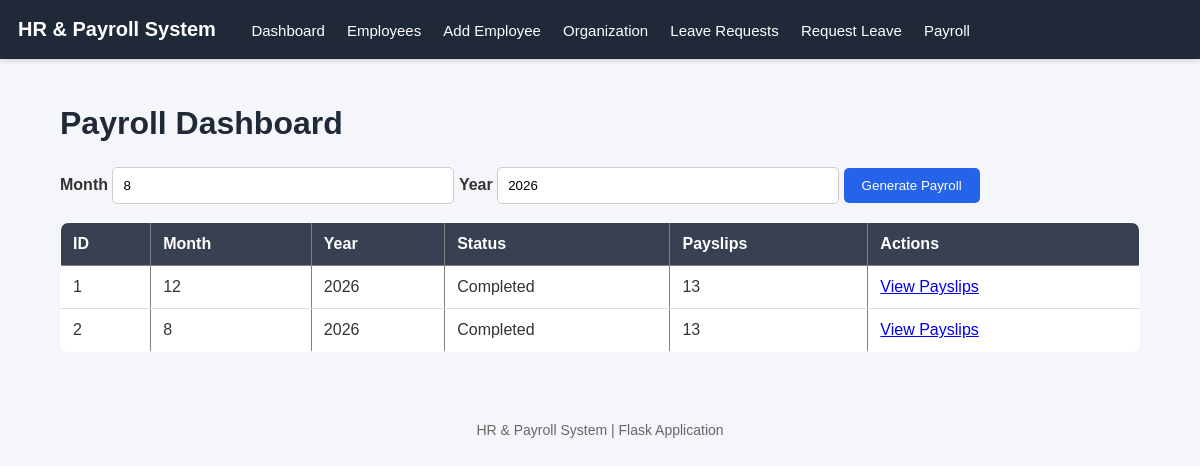
Before: /payroll with the older database file.
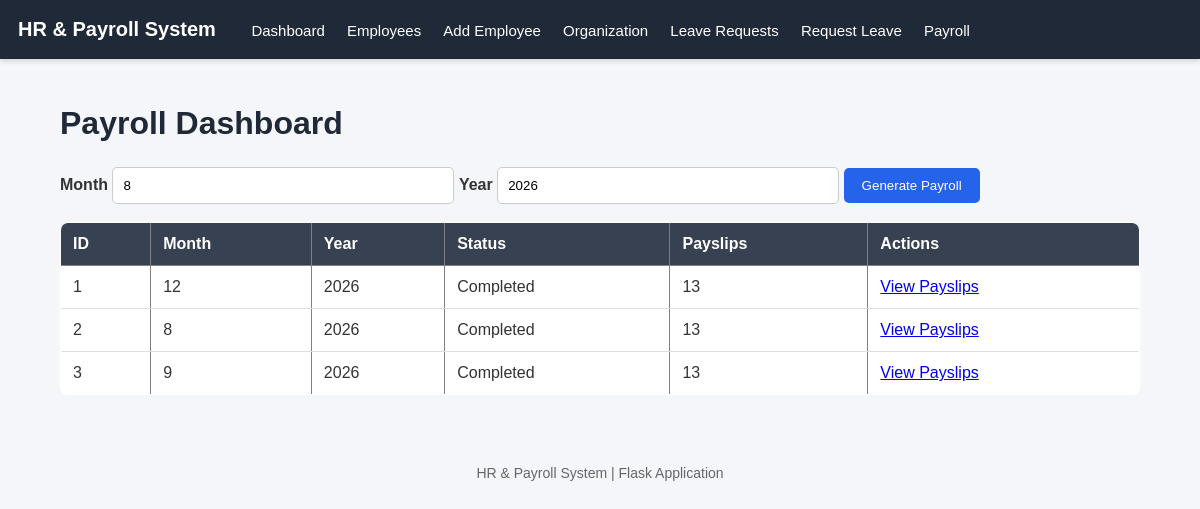
After: the same page with the newer database file.
### models/payroll_run.py (models this page shows)
class PayrollRun(db.Model):
    __tablename__ = "payroll_runs"
    id = db.Column(
        db.Integer,
        primary_key=True
    )
    month = db.Column(
        db.Integer,
        nullable=False
    )
    year = db.Column(
        db.Integer,
        nullable=False
    )
    generated_at = db.Column(
        db.DateTime,
        default=datetime.now
    )
    status = db.Column(
        db.String(20),
        default="Completed"
    )

### routes/payroll_routes.py (the view)
@payroll_bp.route("/payroll")
def payroll_dashboard():
    payroll_runs = PayrollRun.query.all()
    return render_template(
        "payroll_dashboard.html",
        payroll_runs=payroll_runs
    )

### templates/payroll_dashboard.html (shortened to what this page needs)
{% extends "base.html" %}
{% block content %}
<h1>Payroll Dashboard</h1>
<form method="POST" action="{{ url_for('payroll.create_payroll') }}">
    <label>Month</label>
    <input
        type="number"
        name="month"
        min="1"
        max="12"
        value="8"
        required
    >
    <label>Year</label>
    <input
        type="number"
        name="year"
        value="2026"
        required
    >
    <button type="submit">
        Generate Payroll
    </button>
</form>
<br>
{% if payroll_runs %}
<table border="1">
<tr>
    <th>ID</th>
    <th>Month</th>
    <th>Year</th>
    <th>Status</th>
    <th>Payslips</th>
    <th>Actions</th>
</tr>
{% for payroll in payroll_runs %}
<tr>
    <td>{{ payroll.id }}</td>
    <td>{{ payroll.month }}</td>
    <td>{{ payroll.year }}</td>
    <td>{{ payroll.status }}</td>
    <td>
        {{ payroll.payslips|length }}
    </td>
    <td>
        <a href="{{ url_for('payroll.view_payslips', payroll_id=payroll.id) }}">
            View Payslips
        </a>
    </td>
</tr>
{% endfor %}
</table>
{% else %}
<p>No payroll runs found.</p>
{% endif %}
{% endblock %}

### templates/base.html (shortened to what this page needs)
<!DOCTYPE html>
<html>
<head>
</head>
<body>
<nav>
<span class="brand">
HR & Payroll System
</span>
<a href="{{ url_for('dashboard.dashboard') }}">
Dashboard
</a>
<a href="{{ url_for('employee.list_employees') }}">
Employees
</a>
<a href="{{ url_for('employee.new_employee') }}">
Add Employee
</a>
<a href="{{ url_for('employee.org_view') }}">
Organization
</a>
<a href="{{ url_for('leave.list_leave_requests') }}">
Leave Requests
</a>
<a href="{{ url_for('leave.new_leave_request') }}">
Request Leave
</a>
<a href="{{ url_for('payroll.payroll_dashboard') }}">
Payroll
</a>
</nav>
<div class="container">
{% block content %}
{% endblock %}
</div>
<footer>
HR & Payroll System | Flask Application
</footer>
</body>
</html>

### templates/base.html (style rules this page uses)
body { font-family: Arial, Helvetica, sans-serif; margin: 0; background-color: #f4f6f9; color: #333; }
.container { width: 90%; margin: auto; padding: 25px; }
nav { background-color: #1f2937; padding: 18px; box-shadow: 0 2px 5px rgba(0,0,0,0.15); }
nav a { color: white; text-decoration: none; margin-right: 18px; font-size: 15px; }
.brand { color: white; font-size: 20px; font-weight: bold; margin-right: 30px; }
h1 { color: #1f2937; margin-bottom: 25px; }
table { width: 100%; border-collapse: collapse; background: white; border-radius: 8px; overflow: hidden; margin-bottom: 25px; }
th { background-color: #374151; color: white; padding: 12px; text-align: left; }
td { padding: 12px; border-bottom: 1px solid #ddd; }
input, select, textarea { padding: 10px; width: 320px; border: 1px solid #ccc; border-radius: 5px; }
label { font-weight: bold; }
button { background-color: #2563eb; color: white; padding: 10px 18px; border: none; cursor: pointer; border-radius: 5px; }
footer { text-align: center; padding: 20px; color: #666; font-size: 14px; }

Changed rows visible on the page:
added PayrollRun: id "3", month "9", year "2026", status "Completed", payslips|length "13"
